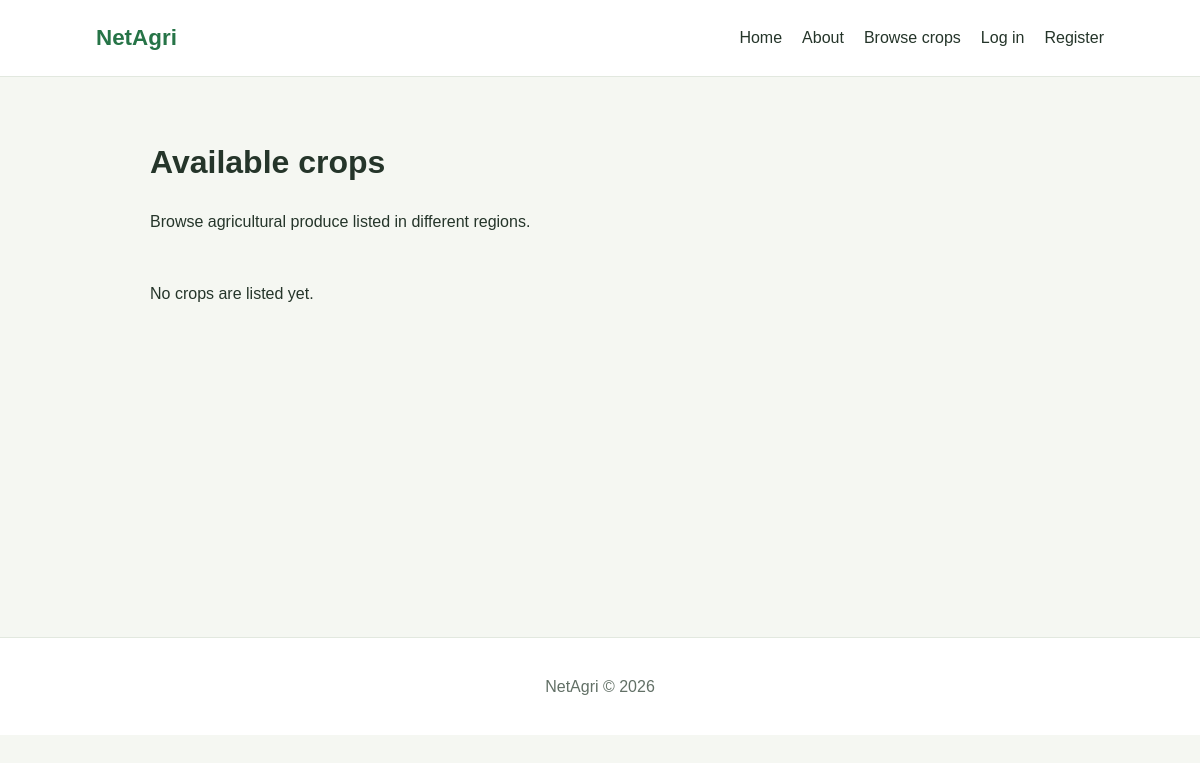
Before: /crops/ with the older database file.
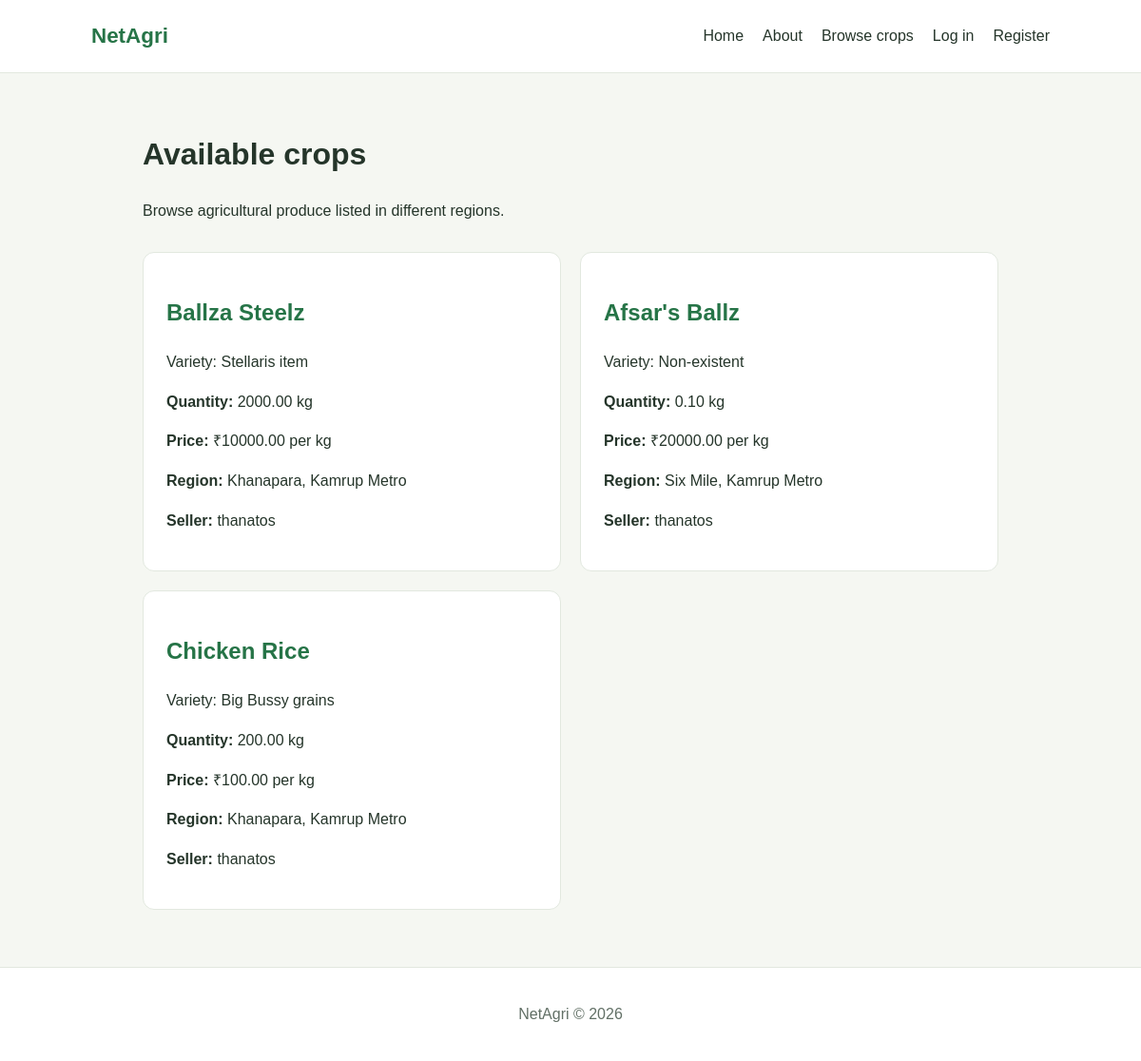
After: the same page with the newer database file.
### marketplace/models.py (models this page shows, shortened)
class CropListing(models.Model):
    STATUS_CHOICES = [
        ("active", "Available"),
        ("sold", "Sold"),
    ]
    seller = models.ForeignKey(
        settings.AUTH_USER_MODEL,
        on_delete=models.CASCADE,
        related_name="crop_listings",
    )
    region = models.ForeignKey(
        Region,
        on_delete=models.PROTECT,
        related_name="crop_listings",
    )
    crop_name = models.CharField(max_length=100)
    variety = models.CharField(max_length=100, blank=True)
    quantity_kg = models.DecimalField(
        max_digits=10,
        decimal_places=2,
        validators=[MinValueValidator(0.01)],
    )
    price_per_kg = models.DecimalField(
        max_digits=10,
        decimal_places=2,
        validators=[MinValueValidator(0.01)],
    )
    status = models.CharField(
        max_length=10,
        choices=STATUS_CHOICES,
        default="active",
    )
    created_at = models.DateTimeField(auto_now_add=True)
    class Meta:
        ordering = ["-created_at"]

class Region(models.Model):
    name = models.CharField(max_length=100)
    district = models.CharField(max_length=100)
    state = models.CharField(
        max_length=100,
        default="Assam",
    )
    def __str__(self):
        return f"{self.name}, {self.district}"

### marketplace/views.py (the view)
# urls.py: path("", views.crop_list, name="crop_list"),
def crop_list(request):
    listings = (
        CropListing.objects
        .filter(status="active")
        .select_related("region", "seller")
    )
    return render(
        request,
        "marketplace/crop_list.html",
        {"listings": listings},
    )

### marketplace/templates/marketplace/crop_list.html (shortened to what this page needs)
{% extends "pages/base.html" %}
{% block content %}
<h1>Available crops</h1>
<p>
    Browse agricultural produce listed in different regions.
</p>
<div class="crop-grid">
    {% for listing in listings %}
        <article class="crop-card">
            <h2>{{ listing.crop_name }}</h2>
            {% if listing.variety %}
                <p>Variety: {{ listing.variety }}</p>
            {% endif %}
            <p>
                <strong>Quantity:</strong>
                {{ listing.quantity_kg }} kg
            </p>
            <p>
                <strong>Price:</strong>
                ₹{{ listing.price_per_kg }} per kg
            </p>
            <p>
                <strong>Region:</strong>
                {{ listing.region }}
            </p>
            <p>
                <strong>Seller:</strong>
                {{ listing.seller.username }}
            </p>
        </article>
    {% empty %}
        <p>No crops are listed yet.</p>
    {% endfor %}
</div>
{% endblock %}

### pages/templates/pages/base.html (shortened to what this page needs)
<!DOCTYPE html>
<html lang="en">
<head>
    {% load static %}
    <link rel="stylesheet" href="{% static 'pages/style.css' %}">
</head>
<body>
    <header class="site-header">
        <a class="logo" href="{% url 'home' %}">NetAgri</a>
        <nav>
            <a href="{% url 'home' %}">Home</a>
            <a href="{% url 'about' %}">About</a>
            <a href="{% url 'marketplace:crop_list' %}">Browse crops</a>
            {% if user.is_authenticated %}
                <a href="{% url 'marketplace:create_listing' %}">
                    Add a crop
                </a>
                <form method="post" action="{% url 'logout' %}">
                    {% csrf_token %}
                    <button type="submit">Log out</button>
                </form>
            {% else %}
                <a href="{% url 'login' %}">Log in</a>
                <a href="{% url 'register' %}">Register</a>
            {% endif %}
        </nav>
    </header>
    <main class="container">
        {% block content %}
        {% endblock %}
    </main>
    <footer class="site-footer">
        <p>NetAgri &copy; 2026</p>
    </footer>
</body>
</html>

### pages/static/pages/style.css (style rules this page uses)
* { box-sizing: border-box; }
body { margin: 0; font-family: Arial, sans-serif; background: #f5f7f2; color: #25352a; line-height: 1.6; }
.site-header { display: flex; justify-content: space-between; align-items: center; padding: 20px 8%; background: white; border-bottom: 1px solid #e2e8df; }
.logo { color: #267447; font-size: 1.4rem; font-weight: bold; text-decoration: none; }
nav { display: flex; gap: 20px; }
nav a { color: #25352a; text-decoration: none; }
.container { width: min(900px, 90%); margin: 60px auto; min-height: 55vh; }
.site-footer { padding: 20px; text-align: center; color: #627066; background: white; border-top: 1px solid #e2e8df; }
.crop-grid { display: grid; grid-template-columns: repeat(2, minmax(0, 1fr)); gap: 20px; margin-top: 30px; }
.crop-card { background: white; border: 1px solid #e2e8df; border-radius: 12px; padding: 24px; }
.crop-card h2 { color: #267447; }

Changed rows visible on the page:
added CropListing: crop_name "Ballza Steelz", variety "Stellaris item", quantity_kg "2000.00", price_per_kg "10000.00", region "Khanapara, Kamrup Metro", seller.username "thanatos"
added CropListing: crop_name "Afsar's Ballz", variety "Non-existent", quantity_kg "0.10", price_per_kg "20000.00", region "Six Mile, Kamrup Metro", seller.username "thanatos"
added CropListing: crop_name "Chicken Rice", variety "Big Bussy grains", quantity_kg "200.00", price_per_kg "100.00", region "Khanapara, Kamrup Metro", seller.username "thanatos"
Other visible differences:
text no longer shown: "No crops are listed yet."
